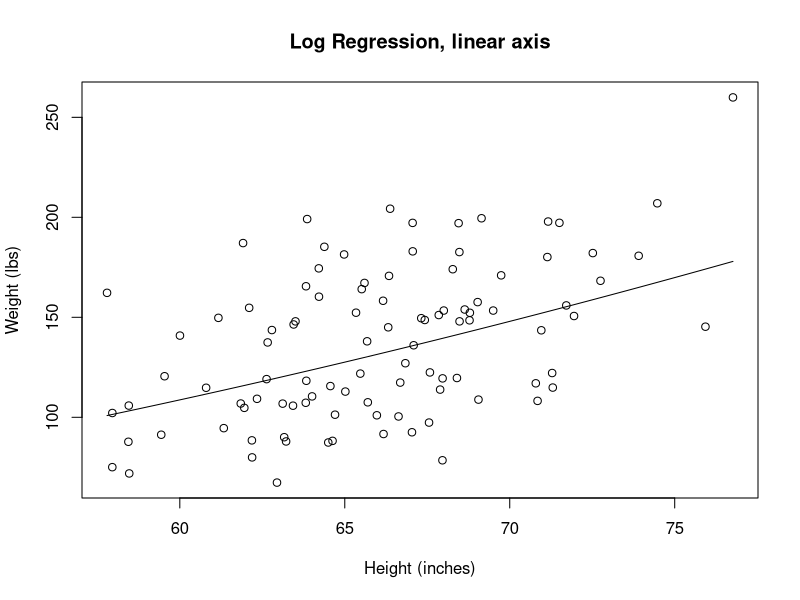
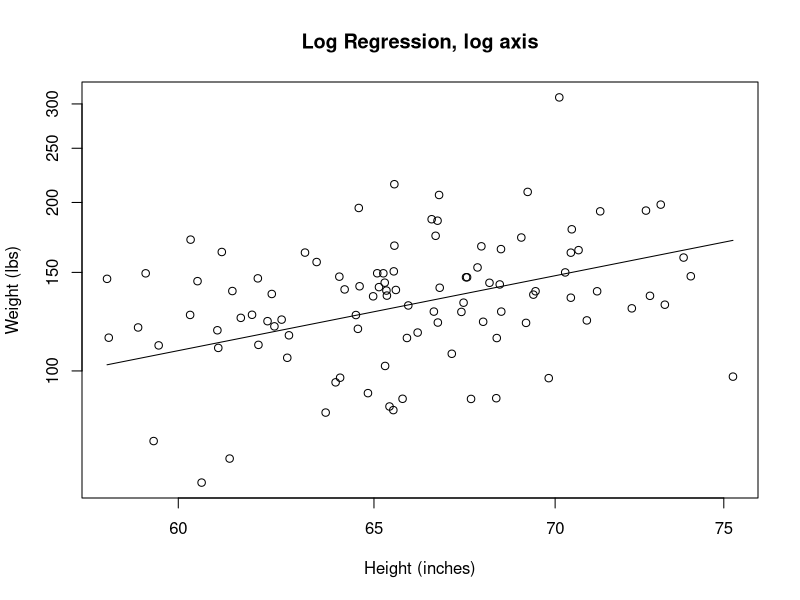

The R source for these figures, in order:
## ---- chunk 1
exp(c(-.25,.25))
## ---- chunk 2
N <- 100L
height <- rnorm(N,66,4)
weight <- exp(-3.5+2.0*log(height)+rnorm(N,0,.25))
plot(height,weight,main="Log Regression, linear axis",
     xlab="Height (inches)",ylab="Weight (lbs)")
curve(exp(-3.5+2.0*log(x)),add=TRUE)

## ---- chunk 3
N <- 100L
height <- rnorm(N,66,4)
weight <- exp(-3.5+2.0*log(height)+rnorm(N,0,.25))
plot(height,weight,log="xy",main="Log Regression, log axis",
     xlab="Height (inches)",ylab="Weight (lbs)")
curve(exp(-3.5+2.0*log(x)),add=TRUE)

